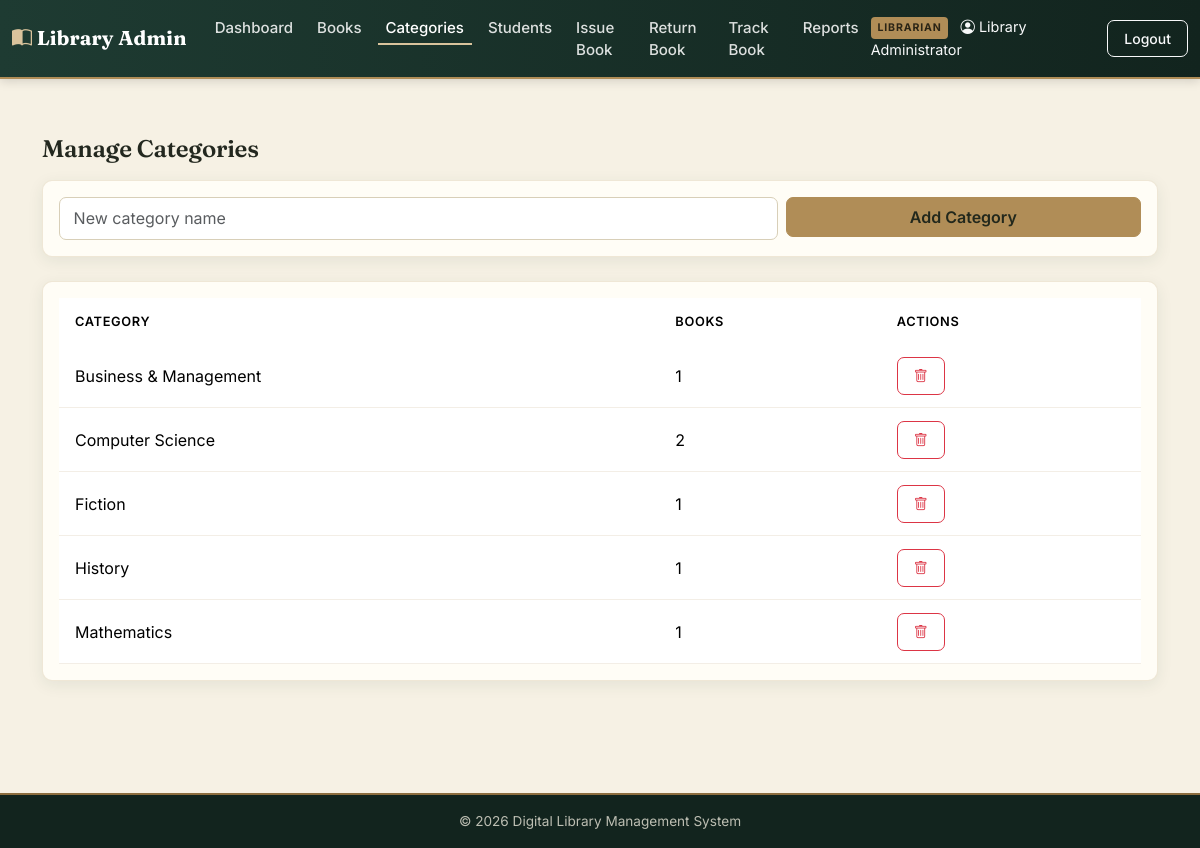
Screenshot of /admin/manage_categories.php (signed in) with the database file from the repository.
### tables this page shows
CREATE TABLE categories (
    category_id INT AUTO_INCREMENT PRIMARY KEY,
    category_name VARCHAR(100) NOT NULL
);

### includes/functions.php (called while the page is built, shortened)
<?php
function clean($value) {
    return htmlspecialchars(trim($value ?? ''), ENT_QUOTES, 'UTF-8');
}
?>

### admin/manage_categories.php (the view, shortened to what this page needs)
<?php
require_once __DIR__ . '/../includes/functions.php';
include __DIR__ . '/../includes/header.php';
include __DIR__ . '/../includes/admin_navbar.php';
$categories = $conn->query("
    SELECT c.*, COUNT(b.book_id) AS book_count
    FROM categories c
    LEFT JOIN books b ON b.category_id = c.category_id
    GROUP BY c.category_id
    ORDER BY c.category_name
");
?>
<div class="container my-4">
  <h4 class="mb-3">Manage Categories</h4>
  <div class="card mb-4">
    <div class="card-body">
      <form method="POST" class="row g-2">
        <div class="col-sm-8">
          <input type="text" name="category_name" class="form-control" placeholder="New category name" required>
        </div>
        <div class="col-sm-4">
          <button type="submit" class="btn btn-accent w-100">Add Category</button>
        </div>
      </form>
    </div>
  </div>
  <div class="card">
    <div class="card-body table-responsive">
      <table class="table table-hover align-middle">
        <thead><tr><th>Category</th><th>Books</th><th>Actions</th></tr></thead>
        <tbody>
          <?php while ($cat = $categories->fetch_assoc()): ?>
          <tr>
            <td><?php echo clean($cat['category_name']); ?></td>
            <td><?php echo (int)$cat['book_count']; ?></td>
            <td>
              <a href="manage_categories.php?delete=<?php echo $cat['category_id']; ?>"
                 class="btn btn-sm btn-outline-danger"
                 onclick="return confirm('Delete this category? Books in it will become uncategorized.');">
                <i class="bi bi-trash"></i>
              </a>
            </td>
          </tr>
          <?php endwhile; ?>
        </tbody>
      </table>
    </div>
  </div>
</div>
<?php include __DIR__ . '/../includes/footer.php'; ?>

### assets/css/style.css (style rules this page uses)
:root { --forest: #1E3B32; --forest-dark: #12241E; --forest-soft: #2A4E42; --parchment: #F6F1E4; --parchment-card:#FFFDF6; --brass: #B08D57; --brass-dark: #8C6D3F; --brass-light: #D9C39C; --ink: #23281F; --ink-red: #8C3B2E; --sage: #3F6B52; --font-display: 'Fraunces', Georgia, 'Times New Roman', serif; --font-body: 'Inter', -apple-system, 'Segoe UI', Roboto, sans-serif; --radius: 10px; --shadow-soft: 0 4px 16px rgba(30, 59, 50, 0.08); --shadow-lift: 0 10px 24px rgba(30, 59, 50, 0.14); }
* { box-sizing: border-box; }
html { height: 100%; }
body { min-height: 100vh; display: flex; flex-direction: column; background-color: var(--parchment); font-family: var(--font-body); color: var(--ink); margin: 0; text-rendering: optimizeLegibility; -webkit-font-smoothing: antialiased; }
body > .container:not(.app-navbar .container), body > main, main, .container { flex: 1 0 auto; }
body > main, body > .container:not(.app-navbar .container) { padding-top: 2rem; padding-bottom: 2.5rem; }
h1, h2, h3, h4, h5, h6, .navbar-brand { font-family: var(--font-display); font-weight: 600; letter-spacing: -0.01em; color: var(--ink); }
a { color: var(--forest); text-decoration: none; transition: color 0.15s ease; }
.btn { border-radius: 7px; font-weight: 500; padding: 0.45rem 1rem; transition: transform .15s ease, box-shadow .15s ease, background-color .15s ease; }
.btn-accent { background-color: var(--brass); border-color: var(--brass); color: #22281c; font-weight: 600; }
.card { border: 1px solid rgba(176,141,87,0.2); border-radius: var(--radius); box-shadow: var(--shadow-soft); background-color: var(--parchment-card); }
.table { margin-bottom: 0; border-color: rgba(176,141,87,0.15); }
.table thead { background-color: var(--forest); color: var(--parchment-card); font-size: 0.8rem; letter-spacing: 0.05em; text-transform: uppercase; }
.table thead th { border-bottom: none; font-weight: 600; padding: 0.85rem 1rem; }
.table > :not(caption) > * > * { padding: 0.8rem 1rem; vertical-align: middle; }
.form-control, .form-select { border-radius: 7px; border: 1px solid #d8cfb8; background-color: #fff; padding: 0.55rem 0.85rem; }

### rows the page displays
categories: category_name "Business & Management", book_count "1"
categories: category_name "Computer Science", book_count "2"
categories: category_name "Fiction", book_count "1"
categories: category_name "History", book_count "1"
categories: category_name "Mathematics", book_count "1"

### other values shown
$_SESSION['admin_name'] "Library Administrator"
